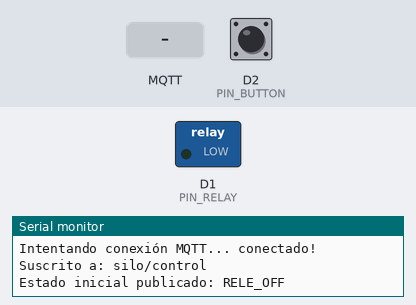
Bench run of a sketch on a simulated ESP8266 (NodeMCU). Parts: switched loads named in the sketch (green lamp = pin HIGH), the last lines printed to the serial monitor. The test bench sets the inputs (shaded band); at power-on: D2 (PIN_BUTTON) HIGH. WiFi joins after 1.5 s; servers stay silent unless stated; no MQTT or app messages arrive unless stated.

Above: at 2.7 s.
2.8 s: D2 (PIN_BUTTON) pulled LOW for 0.15 s
At 3.4 s:
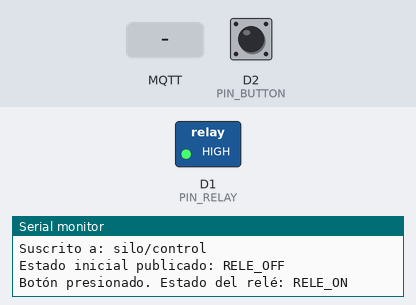
5.9 s: D2 (PIN_BUTTON) pulled LOW for 1 s
At 7.0 s:
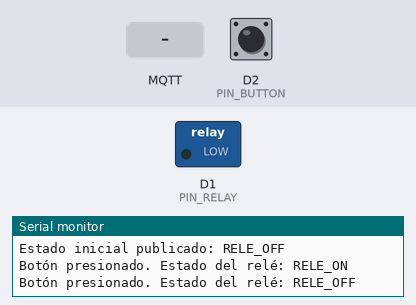
8.4 s: D2 (PIN_BUTTON) pulled LOW for 3.2 s
At 9.5 s:
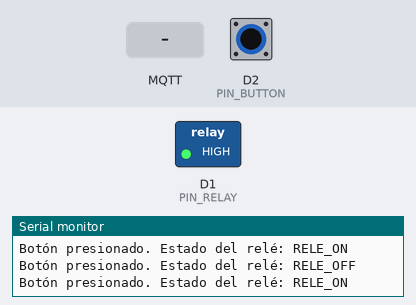
13.1 s: MQTT message "RELE_OFF" arrives on the first subscribed topic
At 14.1 s:
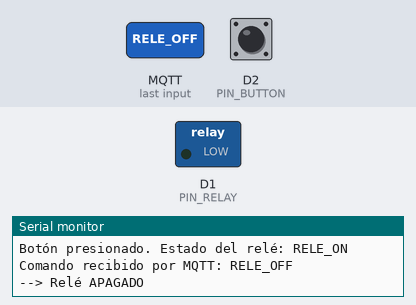
Timing chart, 0 to 16.1 s (numbered marks = the images above; inputs shaded):
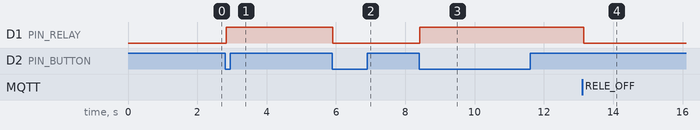

Measured:
- after the input at 2.8 s, D1 (PIN_RELAY): LOW → HIGH at once
- after the input at 5.9 s, D1 (PIN_RELAY): HIGH → LOW at once
- after the input at 8.4 s, D1 (PIN_RELAY): LOW → HIGH at once
- after the input at 13.1 s, D1 (PIN_RELAY): HIGH → LOW after 0.05 s

The sketch:

main.ino
```cpp
#include <ESP8266WiFi.h>
#include <PubSubClient.h>

// Configuración WiFi
const char* ssid = "***********";         // Cambia por tu red WiFi
const char* password = "***********";     // Cambia por tu contraseña WiFi

// Configuración MQTT
const char* mqtt_server = "192.168.1.5";
const int mqtt_port = 1883;
const char* mqtt_user = "smillermp";
const char* mqtt_password = "arqui2";
const char* client_id = "nodemcu-silo";

// Topics MQTT
const char* topic_cmd = "silo/control";
const char* topic_status = "silo/estado";

// Pines GPIO (NodeMCU)
const int PIN_RELAY = D1;    // GPIO5 - Pin del relé
const int PIN_BUTTON = D2;   // GPIO4 - Pin del botón

// Variables para el botón
bool ultimo_estado_boton = HIGH;
unsigned long ultimo_debounce = 0;
const unsigned long debounce_delay = 300;

// Variables para el relé
bool estado_rele = false;

// Objetos WiFi y MQTT
WiFiClient espClient;
PubSubClient client(espClient);

void setup() {
  Serial.begin(115200);
  Serial.println();
  Serial.println("Iniciando sistema de control de relé...");

  // Configurar pines
  pinMode(PIN_RELAY, OUTPUT);
  pinMode(PIN_BUTTON, INPUT_PULLUP);
  digitalWrite(PIN_RELAY, LOW);  // Relé apagado inicialmente

  // Conectar a WiFi
  setup_wifi();

  // Configurar MQTT
  client.setServer(mqtt_server, mqtt_port);
  client.setCallback(callback);

  Serial.println("Sistema iniciado correctamente");
  Serial.println("Comandos MQTT en topic: " + String(topic_cmd));
  Serial.println("Estados publicados en: " + String(topic_status));
  Serial.println("También puedes usar el botón físico");
}

void setup_wifi() {
  delay(10);
  Serial.println();
  Serial.print("Conectando a WiFi: ");
  Serial.println(ssid);

  WiFi.mode(WIFI_STA);
  WiFi.begin(ssid, password);

  while (WiFi.status() != WL_CONNECTED) {
    delay(500);
    Serial.print(".");
  }

  Serial.println();
  Serial.println("WiFi conectado!");
  Serial.print("IP: ");
  Serial.println(WiFi.localIP());
}

void callback(char* topic, byte* payload, unsigned int length) {
  // Convertir payload a string
  String comando = "";
  for (int i = 0; i < length; i++) {
    comando += (char)payload[i];
  }

  Serial.println("Comando recibido por MQTT: " + comando);
  procesarComando(comando);
}

void procesarComando(String comando) {
  if (comando == "RELE_ON") {
    digitalWrite(PIN_RELAY, HIGH);
    estado_rele = true;
    client.publish(topic_status, "RELE_ON", true);  // retain = true
    Serial.println("--> Relé ENCENDIDO");

  } else if (comando == "RELE_OFF") {
    digitalWrite(PIN_RELAY, LOW);
    estado_rele = false;
    client.publish(topic_status, "RELE_OFF", true);  // retain = true
    Serial.println("--> Relé APAGADO");

  } else {
    Serial.println("--> Comando no reconocido: " + comando);
  }
}

void reconnect() {
  while (!client.connected()) {
    Serial.print("Intentando conexión MQTT...");

    if (client.connect(client_id, mqtt_user, mqtt_password)) {
      Serial.println(" conectado!");

      // Suscribirse al topic de comandos
      client.subscribe(topic_cmd);
      Serial.println("Suscrito a: " + String(topic_cmd));

      // Publicar estado inicial
      String estado_inicial = estado_rele ? "RELE_ON" : "RELE_OFF";
      client.publish(topic_status, estado_inicial.c_str(), true);
      Serial.println("Estado inicial publicado: " + estado_inicial);

    } else {
      Serial.print(" falló, rc=");
      Serial.print(client.state());
      Serial.println(" reintentando en 5 segundos");
      delay(5000);
    }
  }
}

void leerBoton() {
  bool estado_actual_boton = digitalRead(PIN_BUTTON);
  unsigned long tiempo_actual = millis();

  // Detectar flanco descendente con debounce
  if (ultimo_estado_boton == HIGH && estado_actual_boton == LOW) {
    if (tiempo_actual - ultimo_debounce > debounce_delay) {

      // Cambiar estado del relé
      estado_rele = !estado_rele;
      digitalWrite(PIN_RELAY, estado_rele ? HIGH : LOW);

      // Publicar nuevo estado
      String nuevo_estado = estado_rele ? "RELE_ON" : "RELE_OFF";
      if (client.connected()) {
        client.publish(topic_status, nuevo_estado.c_str(), true);
      }

      Serial.println("Botón presionado. Estado del relé: " + nuevo_estado);
      ultimo_debounce = tiempo_actual;
    }
  }

  ultimo_estado_boton = estado_actual_boton;
}

void loop() {
  // Mantener conexión WiFi
  if (WiFi.status() != WL_CONNECTED) {
    Serial.println("WiFi desconectado, reintentando...");
    setup_wifi();
  }

  // Mantener conexión MQTT
  if (!client.connected()) {
    reconnect();
  }
  client.loop();

  // Leer botón
  leerBoton();

  // Pequeña pausa para no saturar el procesador
  delay(50);
}
```
